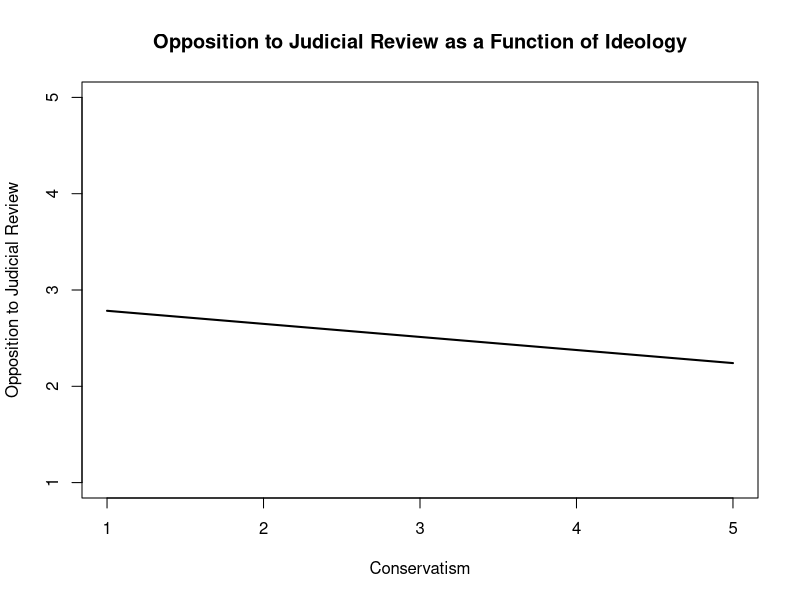
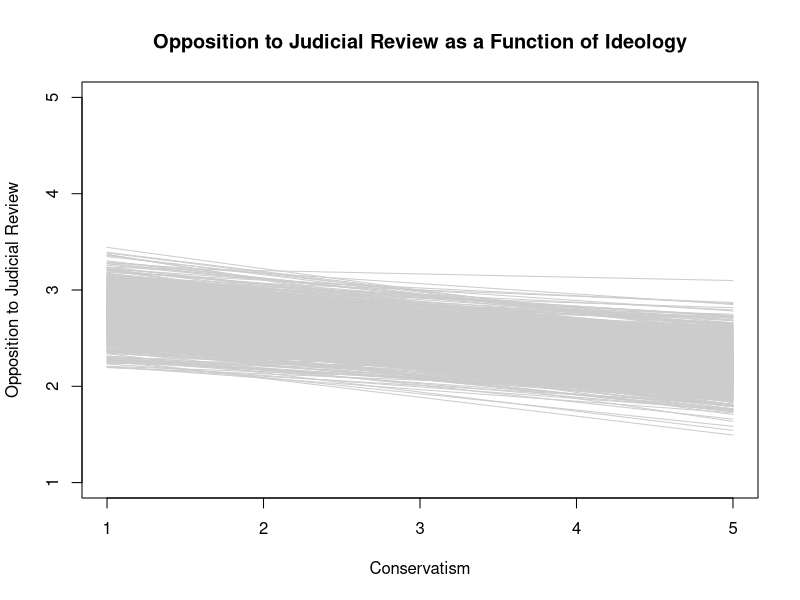
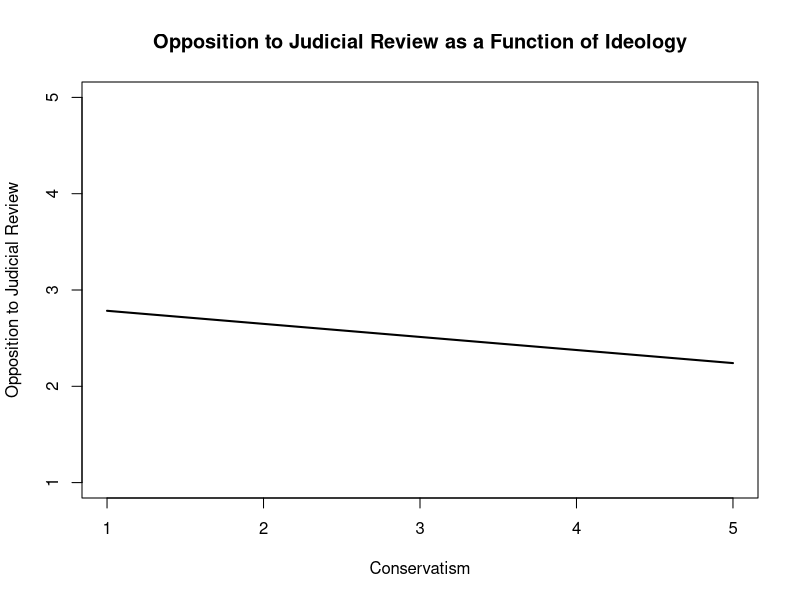
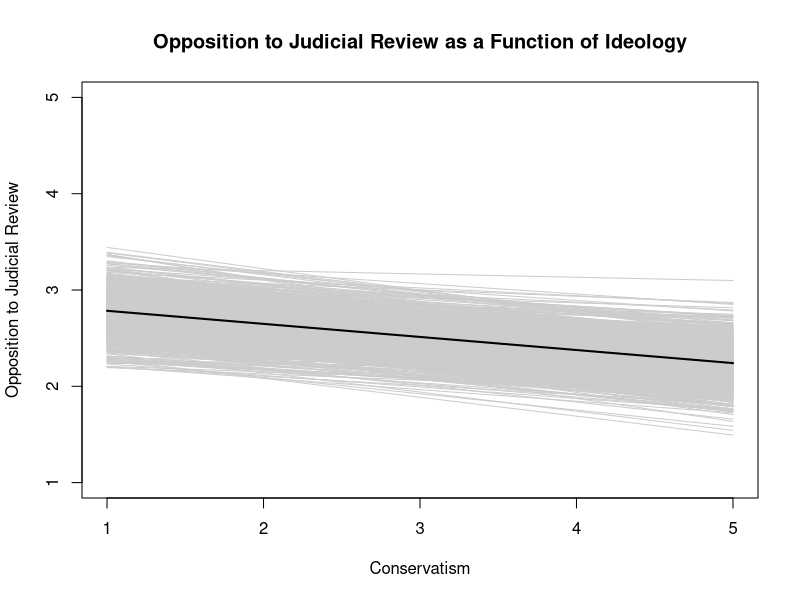
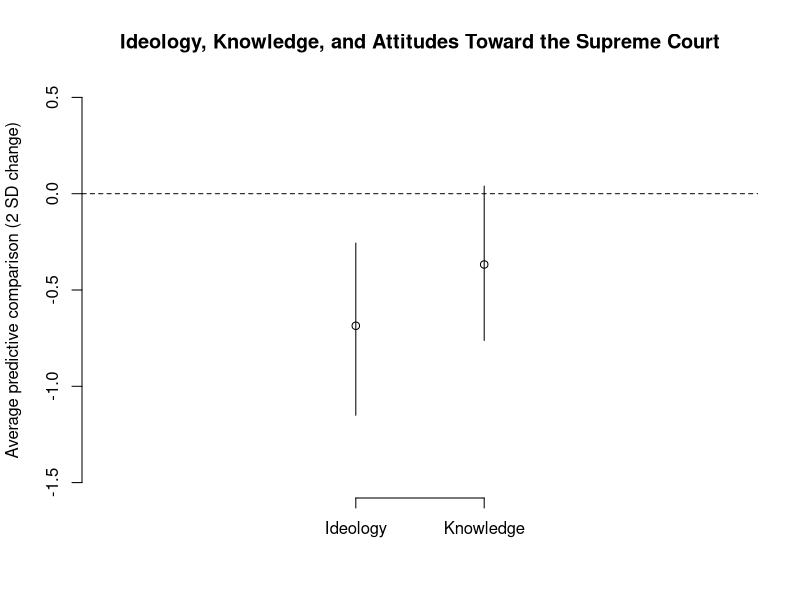
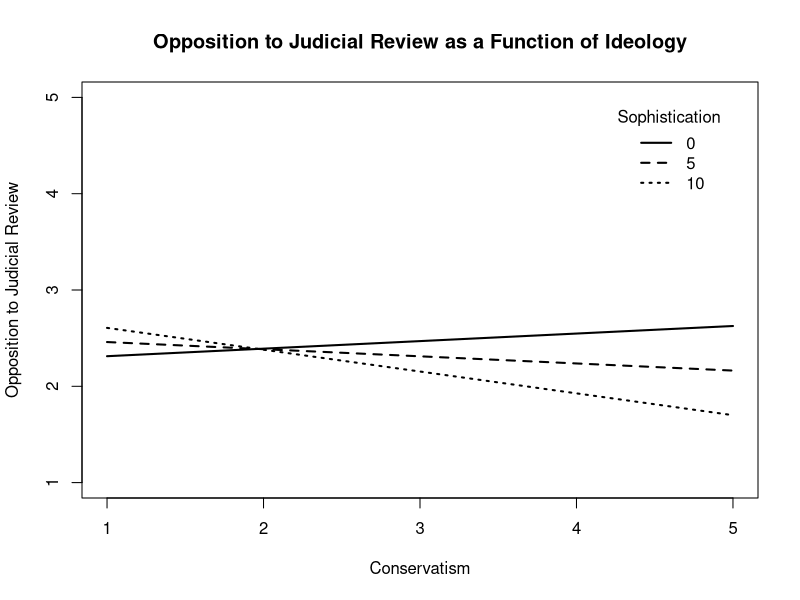
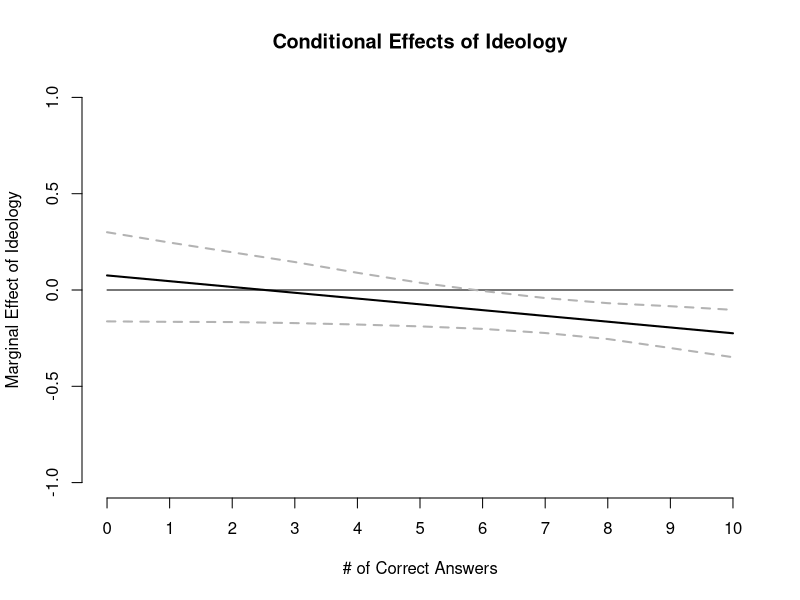
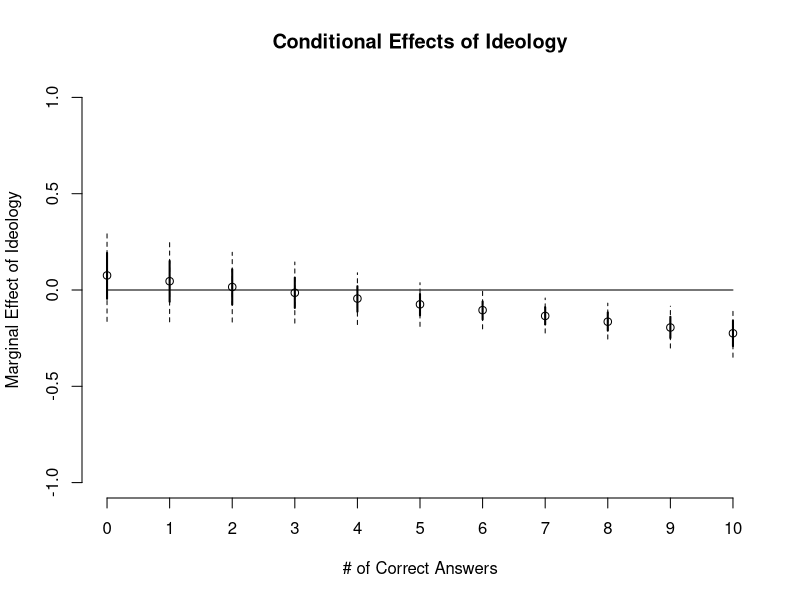

These figures' R source, in order:
## ---- chunk 1
setwd("C:/Users/Jan/OneDrive/Documents/GitHub/ps630_lab/w13/")
courtdata <- read.table("courtdata.txt", header=TRUE)
summary(courtdata)
## ---- chunk 2
model1 <- lm(sclaw ~ ruling + ideo + soph + age + male + black + hisp + college + income, data=courtdata)
summary(model1)
## ---- chunk 3
library(arm)
model1.sims <- sim(model1, n.sims=1000)
## ---- chunk 4
curve(coef(model1)[1] + coef(model1)[3]*x, from=1, to=5, 
	ylim=c(1,5), xlab="Conservatism", ylab="Opposition to Judicial Review", 
	main="Opposition to Judicial Review as a Function of Ideology", lwd=2)
## ---- chunk 5
curve(coef(model1)[1] + coef(model1)[3]*x, from=1, to=5, 
	ylim=c(1,5), xlab="Conservatism", ylab="Opposition to Judicial Review", 
	main="Opposition to Judicial Review as a Function of Ideology", lwd=2)
for (i in 1:1000){
	curve(coef(model1.sims)[i,1] + coef(model1.sims)[i,3]*x, add=TRUE, col="gray80")
}
## ---- chunk 6
curve(coef(model1)[1] + coef(model1)[3]*x, from=1, to=5, 
	ylim=c(1,5), xlab="Conservatism", ylab="Opposition to Judicial Review", 
	main="Opposition to Judicial Review as a Function of Ideology", lwd=2)

curve(coef(model1)[1] + coef(model1)[3]*x, from=1, to=5, 
	ylim=c(1,5), xlab="Conservatism", ylab="Opposition to Judicial Review", 
	main="Opposition to Judicial Review as a Function of Ideology", lwd=2)
for (i in 1:1000){
	curve(coef(model1.sims)[i,1] + coef(model1.sims)[i,3]*x, add=TRUE, col="gray80")
}

curve(coef(model1)[1] + coef(model1)[3]*x, col="black", lwd=2, add=TRUE)
## ---- chunk 7
#Using simulation to get CIs for average predictive comparisons
#Create a matrix and a vector to be filled with (1) 1000 simulations of change in predicted prob, 1 for each obs, and (2) 1000 simulations of AVP

# Remember, these were the variables from our regression: (intercept) + ruling + ideo + soph + age + male + black + hisp + college + income

summary(courtdata$ideo)

d.ideo <- array(NA, c(1000,length(courtdata$sclaw)))
m.ideo <- array(NA, 1000)

for (i in 1:1000){
	d.ideo[i, ] <- (coef(model1.sims)[i,1] + coef(model1.sims)[i,2]*courtdata$ruling + coef(model1.sims)[i,3]*5 +
		coef(model1.sims)[i,4]*courtdata$soph + coef(model1.sims)[i,5]*courtdata$age + coef(model1.sims)[i,6]*courtdata$male
		+ coef(model1.sims)[i,7]*courtdata$black + coef(model1.sims)[i,8]*courtdata$hisp +
		  coef(model1.sims)[i,9]*courtdata$college + coef(model1.sims)[i,10]*courtdata$income) -
	    (coef(model1.sims)[i,1] + coef(model1.sims)[i,2]*courtdata$ruling + coef(model1.sims)[i,3]*0 +
		coef(model1.sims)[i,4]*courtdata$soph + coef(model1.sims)[i,5]*courtdata$age + coef(model1.sims)[i,6]*courtdata$male
		+ coef(model1.sims)[i,7]*courtdata$black + coef(model1.sims)[i,8]*courtdata$hisp +
		  coef(model1.sims)[i,9]*courtdata$college + coef(model1.sims)[i,10]*courtdata$income)
	m.ideo[i] <- mean(d.ideo[i, ])
}

mean(m.ideo)
sd(m.ideo)
quantile(m.ideo, probs=c(.025,.16,.84,.975))
## ---- chunk 8
summary(courtdata$soph)

d.soph <- array(NA, c(1000,length(courtdata$sclaw)))
m.soph <- array(NA, 1000)

for (i in 1:1000){
	d.soph[i, ] <- ((coef(model1.sims)[i,1] + coef(model1.sims)[i,2]*courtdata$ruling + coef(model1.sims)[i,3]*courtdata$ideo +
		coef(model1.sims)[i,4]*10 + coef(model1.sims)[i,5]*courtdata$age + coef(model1.sims)[i,6]*courtdata$male
		+ coef(model1.sims)[i,7]*courtdata$black + coef(model1.sims)[i,8]*courtdata$hisp +
		  coef(model1.sims)[i,9]*courtdata$college + coef(model1.sims)[i,10]*courtdata$income) -
	    (coef(model1.sims)[i,1] + coef(model1.sims)[i,2]*courtdata$ruling + coef(model1.sims)[i,3]*courtdata$ideo +
		coef(model1.sims)[i,4]*0 + coef(model1.sims)[i,5]*courtdata$age + coef(model1.sims)[i,6]*courtdata$male
		+ coef(model1.sims)[i,7]*courtdata$black + coef(model1.sims)[i,8]*courtdata$hisp +
		  coef(model1.sims)[i,9]*courtdata$college + coef(model1.sims)[i,10]*courtdata$income))
	m.soph[i] <- mean(d.soph[i, ])
}

mean(m.soph)
sd(m.soph)
quantile(m.soph, probs=c(.025,.16,.84,.975))
## ---- chunk 9
plot(1:2, c(mean(m.ideo),mean(m.soph)), type="p", ylim=c(-1.5,0.5), xlab="", 
	main="Ideology, Knowledge, and Attitudes Toward the Supreme Court",
	ylab="Average predictive comparison (2 SD change)", asp=1.5, axes=FALSE)
axis(1, at=c(1,2), labels=c("Ideology","Knowledge"))
axis(2, at=c(-1.5,-1,-.5,0,.5))
abline(h=0, lty=2)
segments(1, quantile(m.ideo, probs=c(.025)), 1, quantile(m.ideo, probs=c(.975)))
segments(2, quantile(m.soph, probs=c(.025)), 2, quantile(m.soph, probs=c(.975)))
## ---- chunk 10
model2 <- lm(sclaw ~ ruling + ideo + soph + ideo:soph + age + male + black + hisp + college + income, data=courtdata)
summary(model2)
## ---- chunk 11
curve(coef(model2)[1] + coef(model2)[3]*x + coef(model2)[4]*0 + coef(model2)[11]*x*0, from=1, to=5, 
	ylim=c(1,5), xlab="Conservatism", ylab="Opposition to Judicial Review", 
	main="Opposition to Judicial Review as a Function of Ideology", lwd=2)

curve(coef(model2)[1] + coef(model2)[3]*x + coef(model2)[4]*5 + coef(model2)[11]*x*5, lty=2, lwd=2, add=TRUE)
curve(coef(model2)[1] + coef(model2)[3]*x + coef(model2)[4]*10 + coef(model2)[11]*x*10, lty=3, lwd=2, add=TRUE)

legend("topright", title="Sophistication", c("0","5","10"), lty=c(1,2,3), lwd=c(2,2,2), bty="n", inset=.05)
## ---- chunk 12
model2.sims <- sim(model2, n.sims=1000)

#Create blank matrix for ideo beta sims

soph.sims <- matrix(NA, nrow=1000, ncol=11)

#Fill matrix, where each column corresponds with one of the 11 values of soph

for (i in 0:10){
	soph.sims[ ,i+1] <- coef(model2.sims)[ ,3] + coef(model2.sims)[ ,11]*i
}

#Summarize conditional coefficients for ideo

ideo.betas <- matrix(NA, nrow=11, ncol=1)
for (i in 1:11){
	ideo.betas[i, 1] <- mean(soph.sims[ ,i])
}

ideo.ci <- matrix(NA, nrow=11, ncol=4)
for (i in 1:11){
	ideo.ci[i, 1] <- quantile(soph.sims[ ,i], .025)
	ideo.ci[i, 2] <- quantile(soph.sims[ ,i], .975)
	ideo.ci[i, 3] <- quantile(soph.sims[ ,i], .16)
	ideo.ci[i, 4] <- quantile(soph.sims[ ,i], .84)
}

ideo.table <- cbind(ideo.betas, ideo.ci)
ideo.table

## ---- chunk 13
plot(ideo.table[1:11,1], ylim=c(-1,1), axes=FALSE, type="l", col="black", lwd=2, lty=1, xlab="# of Correct Answers", ylab="Marginal Effect of Ideology", 
	main="Conditional Effects of Ideology")
axis(1, at=c(1:11),labels=c(0:10))
axis(2, at=c(-1,-.5,0,.5,1))
lines(c(1:11),rep(0,11))
matlines(1:11, ideo.table[1:11,c(2,3)],col="gray70",lty=2,lwd=2)

plot(c(1:11), c(ideo.table[1:11,1]), axes=FALSE, ylim=c(-1,1), xlab="# of Correct Answers", ylab="Marginal Effect of Ideology", 
	main="Conditional Effects of Ideology")
axis(1, at=c(1:11),labels=c(0:10))
axis(2, at=c(-1,-.5,0,.5,1))
lines(c(1:11),rep(0,11)) 
segments(c(1:11), c(ideo.table[ ,2]), c(1:11), c(ideo.table[ ,3]), lwd=1, lty=2)
segments(c(1:11), c(ideo.table[ ,4]), c(1:11), c(ideo.table[ ,5]), lwd=2, lty=1)
## ---- chunk 14
X.tilde <- cbind(rep(1,5), rep(1,5), seq(1,5,length=5), 
	rep(5,5), rep(30,5), rep(0,5), 
	rep(0,5), rep(0,5), 
	rep(0,5), rep(8,5))

n.tilde <- 5

n.sims <- 1000
sim.model1 <- sim(model1, n.sims)

y.tilde <- array(NA, c(n.sims, n.tilde))

for (i in 1:n.sims){
	y.tilde[i, ] <- rnorm(n.tilde, X.tilde%*%coef(sim.model1)[i, ], 
				sigma.hat(sim.model1)[i])
}


p.ideo <- matrix(NA, nrow=5, ncol=1)
for (i in 1:5){
	p.ideo[i, 1] <- mean(y.tilde[ ,i])
}

p.ideo.ci <- matrix(NA, nrow=5, ncol=4)
for (i in 1:5){
	p.ideo.ci[i, ] <- quantile(y.tilde[ ,i], prob=c(.025,.16,.84,.975))
}

ideo.table <- cbind(p.ideo, p.ideo.ci)
ideo.table
## ---- chunk 15
fun=c("R","is","fun")
paste(fun, collapse=" ")
